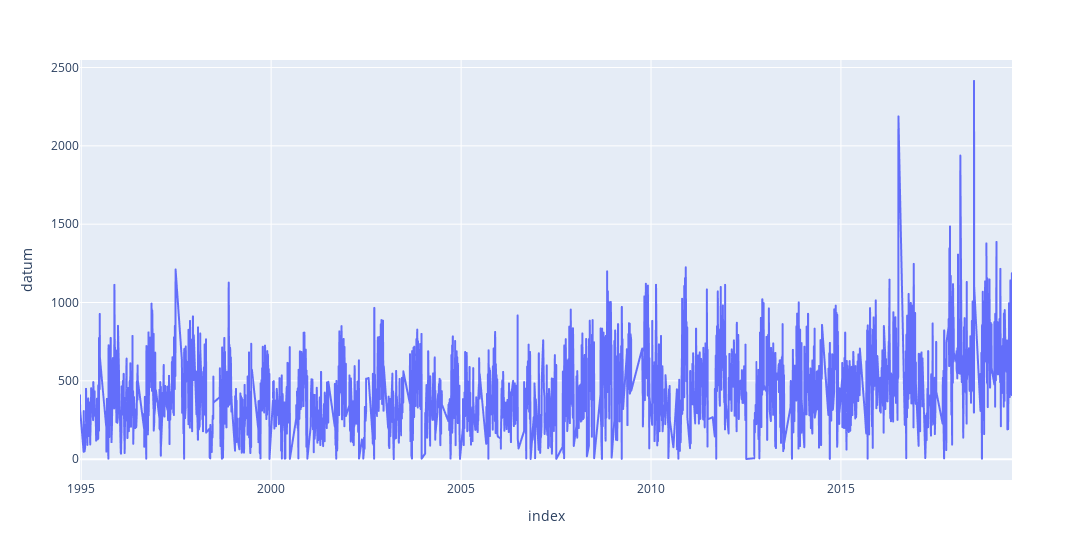

Notebook cell for this chart:
### Code cell
px.line(perdag, x = "index", y ="datum", width= 1750)

### Figure 1 — Plotly figure (JSON) as saved in the notebook; plotly's stock layout.template omitted (floating-point values rounded to 4 significant figures; data arrays with more than 128 entries replaced by an {"elided": "..."} marker saying what was removed)
{"data": [{"hovertemplate": "index=%{x}<br>datum=%{y}<extra></extra>", "legendgroup": "", "line": {"color": "#636efa", "dash": "solid"}, "mode": "lines", "name": "", "showlegend": false, "type": "scattergl", "x": {"elided": "2512 str values"}, "xaxis": "x", "y": {"elided": "2512 int values"}, "yaxis": "y"}], "layout": {"legend": {"tracegroupgap": 0}, "margin": {"t": 60}, "width": 1750, "xaxis": {"anchor": "y", "domain": [0, 1], "title": {"text": "index"}}, "yaxis": {"anchor": "x", "domain": [0, 1], "title": {"text": "datum"}}}}
